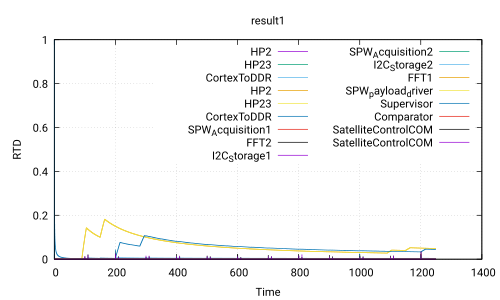

Write the gnuplot code that produced this figure.
 set title 'result1'
 set ylabel 'RTD'
 set xlabel 'Time'
 set grid
 set term pdf
 set output 'Use_case_DoubleCamera_Safety.ATIPPIC.executable280.0_60.0.pdf'
 plot 'Use_case_DoubleCamera_Safety.ATIPPIC.executable280.0_60.0.csv' using 1:2 with lines title 'HP2','Use_case_DoubleCamera_Safety.ATIPPIC.executable280.0_60.0.csv' using 1:3 with lines title 'HP23','Use_case_DoubleCamera_Safety.ATIPPIC.executable280.0_60.0.csv' using 1:4 with lines title 'CortexToDDR','Use_case_DoubleCamera_Safety.ATIPPIC.executable280.0_60.0.csv' using 1:5 with lines title 'HP2','Use_case_DoubleCamera_Safety.ATIPPIC.executable280.0_60.0.csv' using 1:6 with lines title 'HP23','Use_case_DoubleCamera_Safety.ATIPPIC.executable280.0_60.0.csv' using 1:7 with lines title 'CortexToDDR','Use_case_DoubleCamera_Safety.ATIPPIC.executable280.0_60.0.csv' using 1:8 with lines title 'SPW_Acquisition1','Use_case_DoubleCamera_Safety.ATIPPIC.executable280.0_60.0.csv' using 1:9 with lines title 'FFT2','Use_case_DoubleCamera_Safety.ATIPPIC.executable280.0_60.0.csv' using 1:10 with lines title 'I2C_Storage1','Use_case_DoubleCamera_Safety.ATIPPIC.executable280.0_60.0.csv' using 1:11 with lines title 'SPW_Acquisition2','Use_case_DoubleCamera_Safety.ATIPPIC.executable280.0_60.0.csv' using 1:12 with lines title 'I2C_Storage2','Use_case_DoubleCamera_Safety.ATIPPIC.executable280.0_60.0.csv' using 1:13 with lines title 'FFT1','Use_case_DoubleCamera_Safety.ATIPPIC.executable280.0_60.0.csv' using 1:14 with lines title 'SPW_payload_driver','Use_case_DoubleCamera_Safety.ATIPPIC.executable280.0_60.0.csv' using 1:15 with lines title 'Supervisor','Use_case_DoubleCamera_Safety.ATIPPIC.executable280.0_60.0.csv' using 1:16 with lines title 'Comparator','Use_case_DoubleCamera_Safety.ATIPPIC.executable280.0_60.0.csv' using 1:17 with lines title 'SatelliteControlCOM','Use_case_DoubleCamera_Safety.ATIPPIC.executable280.0_60.0.csv' using 1:18 with lines title 'SatelliteControlCOM'
